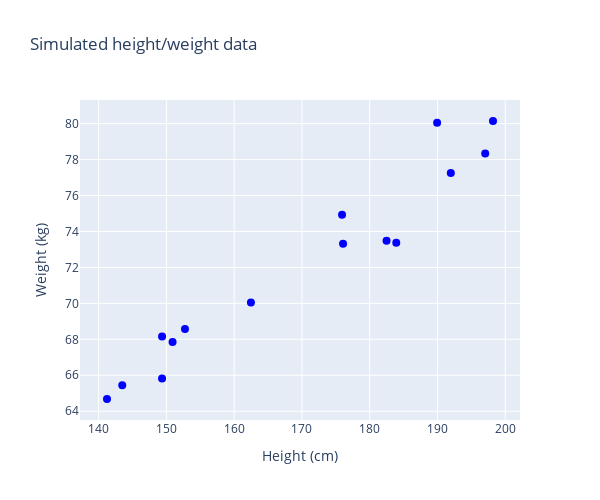

The cell this chart's notebook holds for it:
### Code cell
np.random.seed(42)

n = 15

x = np.random.uniform(140, 200, size=n)
y = 30 + 0.25 * x  + np.random.normal(0, 1, n)

XY = np.vstack([x, y]).T

fig = go.Figure()

fig.add_trace(go.Scatter(
    x=x, 
    y=y,
    mode='markers',
    marker=dict(size=8, color='blue')
))

fig.update_layout(
    title='Simulated height/weight data',
    xaxis_title='Height (cm)',
    yaxis_title='Weight (kg)',
    width=600,
    height=500
)

fig.show()

### Figure 1 — Plotly figure (JSON) as saved in the notebook; plotly's stock layout.template omitted (floating-point values rounded to 4 significant figures)
{"data": [{"marker": {"color": "blue", "size": 8}, "mode": "markers", "type": "scatter", "x": [162.5, 197.0, 183.9, 175.9, 149.4, 149.4, 143.5, 192.0, 176.1, 182.5, 141.2, 198.2, 189.9, 152.7, 150.9], "y": [70.05, 78.34, 73.37, 74.93, 68.16, 65.82, 65.44, 77.25, 73.31, 73.48, 64.68, 80.15, 80.05, 68.58, 67.85]}], "layout": {"height": 500, "title": {"text": "Simulated height/weight data"}, "width": 600, "xaxis": {"title": {"text": "Height (cm)"}}, "yaxis": {"title": {"text": "Weight (kg)"}}}}
